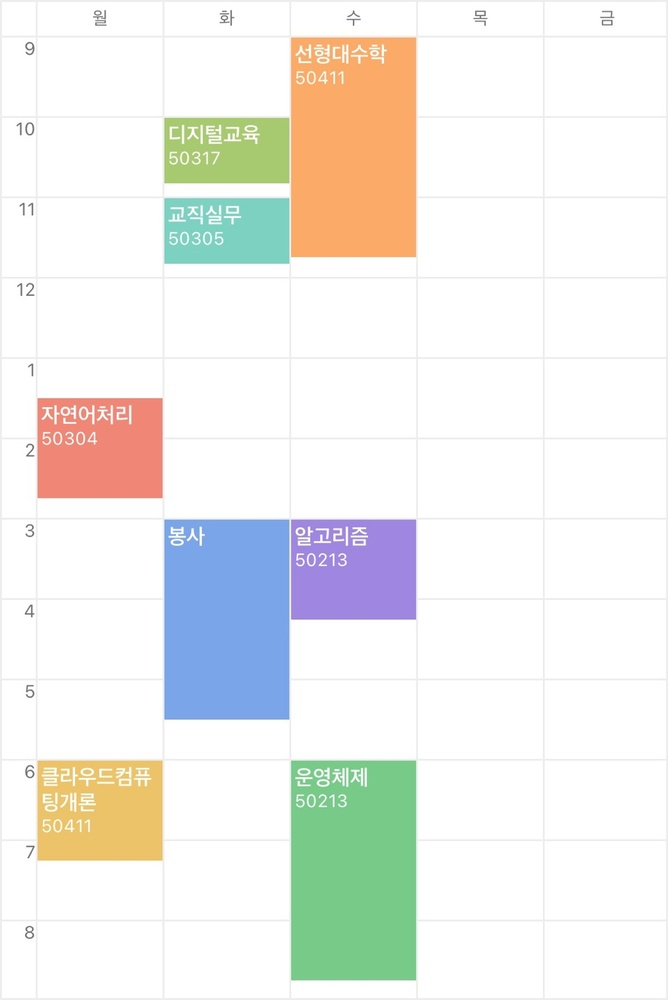
#> input picture images/timetable.jpg, 668 x 1000 px, shrunk from 962 x 1440 before the run
$ python OCR_Timetable.py
#> lines starting #> are read from the running program, lines starting #| are printed output that depends on the picture; after the words box and inside, x2 and y2 are one past the last pixel; in counts of white or black regions, pixels touching at a corner belong together
import cv2
import numpy as np
from PIL import Image
import pytesseract
import re

class TimetableExtractor:
    def __init__(self, image_file):
        # 시간표 이미지
#> called with image_file = '../images/timetable.jpg'
        self.image_file = cv2.imread(image_file)
#> self.image_file is the input picture: shape (1000, 668, 3); mean B, G, R 234.5, 238.7, 238.6
        self.width = self.image_file.shape[1]
#> self.width = 668

        # 요일별로 이미지를 저장할 딕셔너리
        self.cropped_images = {'월': [], '화': [], '수': [], '목': [], '금': []}
        self.days = ['월', '화', '수', '목', '금'] #딕셔너리 저장을 도울 리스트

        # 색상 범위 정의(HSV)
        self.color_ranges = {
            "파랑": ([100, 100, 100], [130, 255, 255]),
            "보라": ([130, 100, 100], [160, 255, 255]),
            "주황": ([10, 100, 150], [19, 255, 255]),
            "연두": ([40, 100, 100], [70, 255, 255]),
            "빨강": ([0, 100, 100], [9, 255, 255]),
            "노랑": ([20, 100, 100], [39, 255, 255]),
            "청록": ([80, 100, 100], [100, 255, 255])
        }

        self.result = [] #최종 데이터 저장 리스트
        self.time_dict = {}  # 시간 매핑 딕셔너리

    # 각 색상 윤곽 추출 함수
    def getlectrue(self):
        hsv = cv2.cvtColor(self.image_file, cv2.COLOR_BGR2HSV)
#> hsv: shape (1000, 668, 3); mean H, S, V 14.8, 23.3, 248.4

        for color_name, (lower, upper) in self.color_ranges.items():
            lower = np.array(lower)
            upper = np.array(upper)

            # 색상 마스크 생성
            mask = cv2.inRange(hsv, lower, upper)

            # 마스크를 팽창하여 블록을 더 명확히
            mask = cv2.dilate(mask, np.ones((3, 3), np.uint8), iterations=2)

            # 윤곽선 찾기
            contours, _ = cv2.findContours(mask, cv2.RETR_EXTERNAL, cv2.CHAIN_APPROX_SIMPLE)

            # 윤곽선에 따라 이미지 잘라내기
            for contour in contours:
                x, y, w, h = cv2.boundingRect(contour)
                # 일정 크기 이상일 때만 잘라냄 (작은 잡음 제거)
                if w > 50 and h > 50:
                    cropped_image = self.image_file[y:y+h, x:x+w]
                    self.cropped_images[self.days[int(x/self.width*5)]].append([Image.fromarray(cv2.cvtColor(cropped_image, cv2.COLOR_BGR2RGB)), y, y+h]) # int(x/widht*5)로 x값에 따라 들어갈 요일을 결정
#> this loop made 7 passes
#> contours on pass 2: [[[301, 520], [301, 524], [305, 524], [305, 520]]]
#> pass 1, in getlectrue, `mask = cv2.inRange(hsv, lower, upper)`:
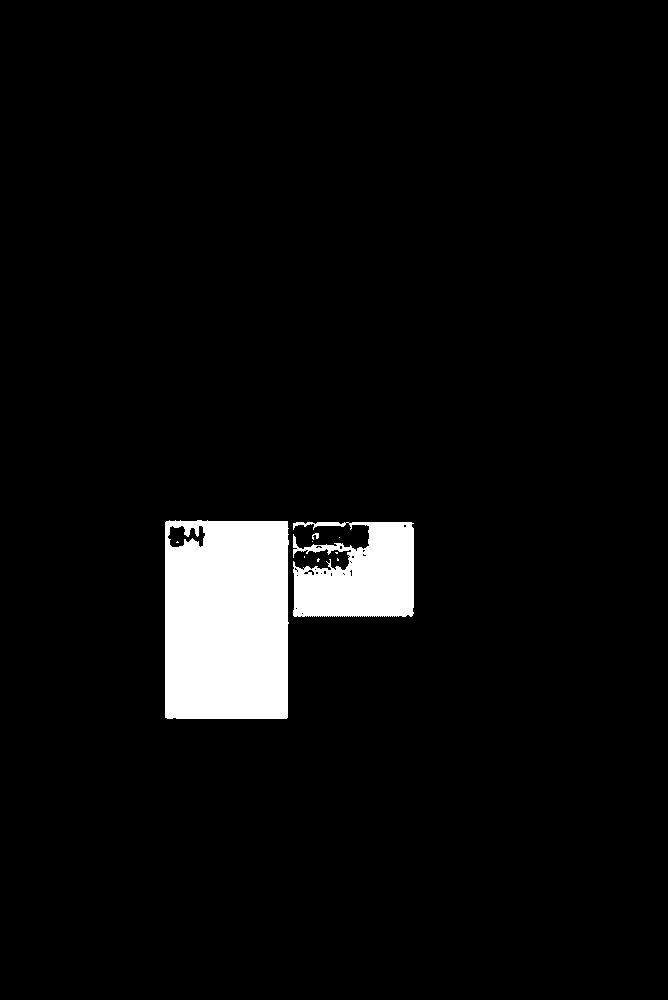
#> mask: shape (1000, 668); 4.9% white; 10 white regions (7 under 20 px), largest, box (x1, y1, x2, y2) and area: (165, 520, 289, 719) 23896, (293, 522, 414, 617) 8892, (312, 533, 319, 540) 29
#> pass 1, in getlectrue, `mask = cv2.dilate(mask, np.ones((3, 3), np.uint8), iterations=2)`:
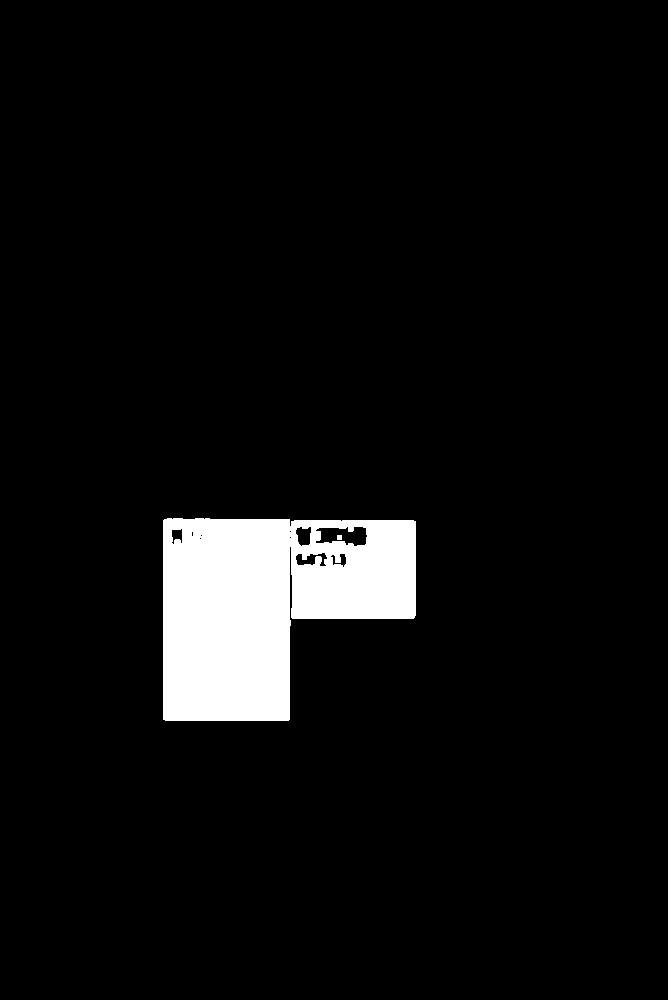
#> mask: shape (1000, 668); 5.5% white; 2 white regions, box (x1, y1, x2, y2) and area: (163, 518, 416, 721) 36739, (337, 535, 342, 540) 25
#> after the loop: cropped_image: shape (66, 125, 3); mean H, S, V 197.7, 211.6, 137.5
#> after the loop:
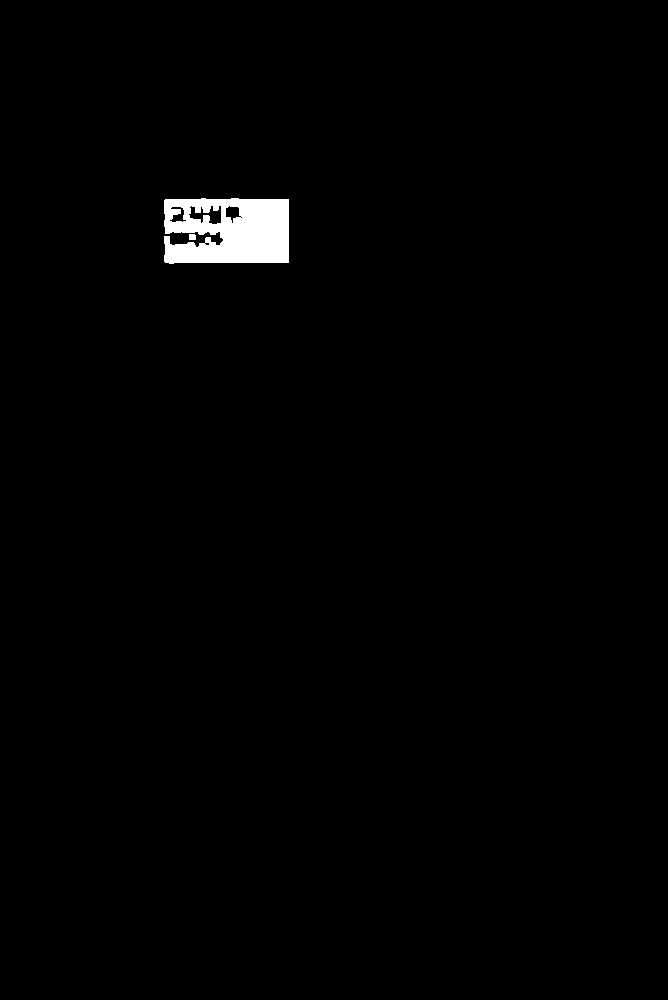
#> mask: shape (1000, 668); 1% white; 2 white regions, box (x1, y1, x2, y2) and area: (164, 198, 289, 264) 6929, (189, 234, 196, 240) 41

    def show_extracted_images(self):
        # 추출된 이미지 보여주기
        for day in self.days:
            for i, (image, _,_) in enumerate(self.cropped_images[day]):
                print(self.cropped_images[day][i][2])
                #image.show()

    # 이미지에서 시간 당 픽셀 구하는 함수
    def get_pixel_per_hour(self):
        left_image = self.image_file[:,:int(self.width*0.1)]
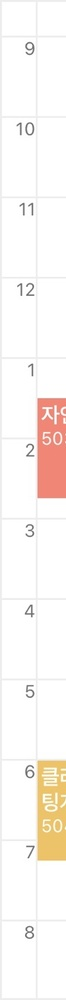
#> left_image: shape (1000, 66, 3); mean B, G, R 241.3, 245.2, 250.6

        # pytesseract를 이용하여 이미지에서 텍스트 인식
        gray = cv2.cvtColor(left_image, cv2.COLOR_BGR2GRAY)
        thresh = cv2.threshold(gray, 150, 255, cv2.THRESH_BINARY_INV)[1]
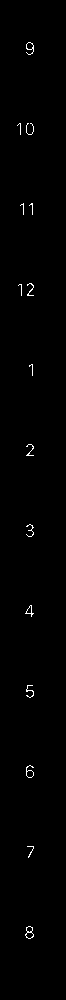
#> thresh: shape (1000, 66); 0.58% white in thin lines or dots, all inside (x1, y1, x2, y2) = (17, 42, 34, 939)
#> (the call stopped at in get_pixel_per_hour, `text_data = pytesseract.image_to_data(thresh, config=custom_config, ou..`: pytesseract is not available in this run)

        # 시간 텍스트 추출
        custom_config = r'--oem 3 --psm 6'
        text_data = pytesseract.image_to_data(thresh, config=custom_config, output_type=pytesseract.Output.DICT)

        # y 좌표로 정렬된 시간 텍스트의 위치 찾기(예외처리 필요)
        count = 0
        time_y_positions = []
        for i, text in enumerate(text_data['text']):
            if text.strip().isdigit() and int(text) >= 9 and int(text) <= 12 and count < 2:  #좌표 얻기
                time_y_positions.append(text_data['top'][i])
                count+=1

        return abs(time_y_positions[1]-time_y_positions[0]), time_y_positions[0]

    # 타임 딕셔너리에 데이터 추가 함수
    def get_time_dictionary(self):
        # 픽셀 당 시간 변환 비율과 시작 픽셀 위치 가져오기
        pixel_per_hour, start_y_position = self.get_pixel_per_hour()

        # 1시간당 픽셀 수를 기준으로 15분 간격 시간값 계산
        time_interval = 15  # 15분 간격
        intervals_per_hour = 60 // time_interval
        pixels_per_interval = pixel_per_hour / intervals_per_hour

        # 시간 계산
        current_y_position = start_y_position
        current_hour = 9
        current_minute = 0

        while current_hour < 24:
            time_str = f"{current_hour:02}{current_minute:02}"
            self.time_dict[int(current_y_position)] = time_str

            # 15분 증가
            current_minute += time_interval
            if current_minute == 60:
                current_minute = 0
                current_hour += 1

            # 다음 y 위치
            current_y_position += pixels_per_interval

    # 각 요일에 대해 강의 시작/종료 시간과 강의명 저장
    def save_lecture_data(self):
        # 시간 변환 딕셔너리가 비어 있으면 생성
        if not self.time_dict:
            self.get_time_dictionary()
#> (the call stopped at in get_pixel_per_hour, `text_data = pytesseract.image_to_data(thresh, config=custom_config, ou..`: pytesseract is not available in this run)

        # 각 요일에 대해 강의 시작/종료 시간 저장
        for day in self.days:
            for image, y, y_end in self.cropped_images[day]:
                # 강의명 추출 (이미지 전처리) -> 인식률 높이기 위해 개선 필요
                # 이미지를 흑백으로 변환
                gray = cv2.cvtColor(np.array(image), cv2.COLOR_RGB2GRAY)

                # 텍스트 강조: 흰색 텍스트를 검은 배경으로 반전
                _, inverted = cv2.threshold(gray, 200, 255, cv2.THRESH_BINARY_INV)

                # OCR 수행 (한국어 인식 활성화)
                text = pytesseract.image_to_string(inverted, config='--psm 6 -l kor').strip()

                # 가장 가까운 시작 시간 및 종료 시간 찾기
                start_y = min(self.time_dict.keys(), key=lambda key: abs(key - y))
                end_y = min(self.time_dict.keys(), key=lambda key: abs(key - y_end))

                # 시작 시간과 종료 시간을 문자열로
                start_time = self.time_dict[start_y]
                end_time = self.time_dict[end_y]

                text = text.replace('\n','')
                text = text.replace(' ','')
                match = re.search(r'\d',text)

                course_name = text
                course_number = ''

                if match:
                    course_name = text[:match.start()]  # 숫자 이전 부분
                    course_number = text[match.start():]  # 숫자 이후 부분

                # 각 요일별로 시작/종료 시간과 강의명 추가
                self.result.append([day, course_name, start_time, end_time, course_number])
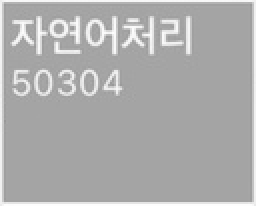
#> gray: shape (103, 128) (shown 2 times larger); min 151, max 253, mean 172.7
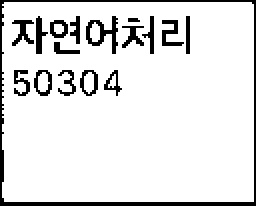
#> inverted: shape (103, 128) (shown 2 times larger); 89% white; black in thin lines or dots
#> after the loop, self.result = []

test = TimetableExtractor('../images/timetable.jpg')
test.getlectrue()
#test.show_extracted_images()
test.get_time_dictionary()
test.save_lecture_data()
#> (the call stopped at in save_lecture_data, `text = pytesseract.image_to_string(inverted, config='--psm 6 -l kor')...`: pytesseract is not available in this run)
print(test.result)
